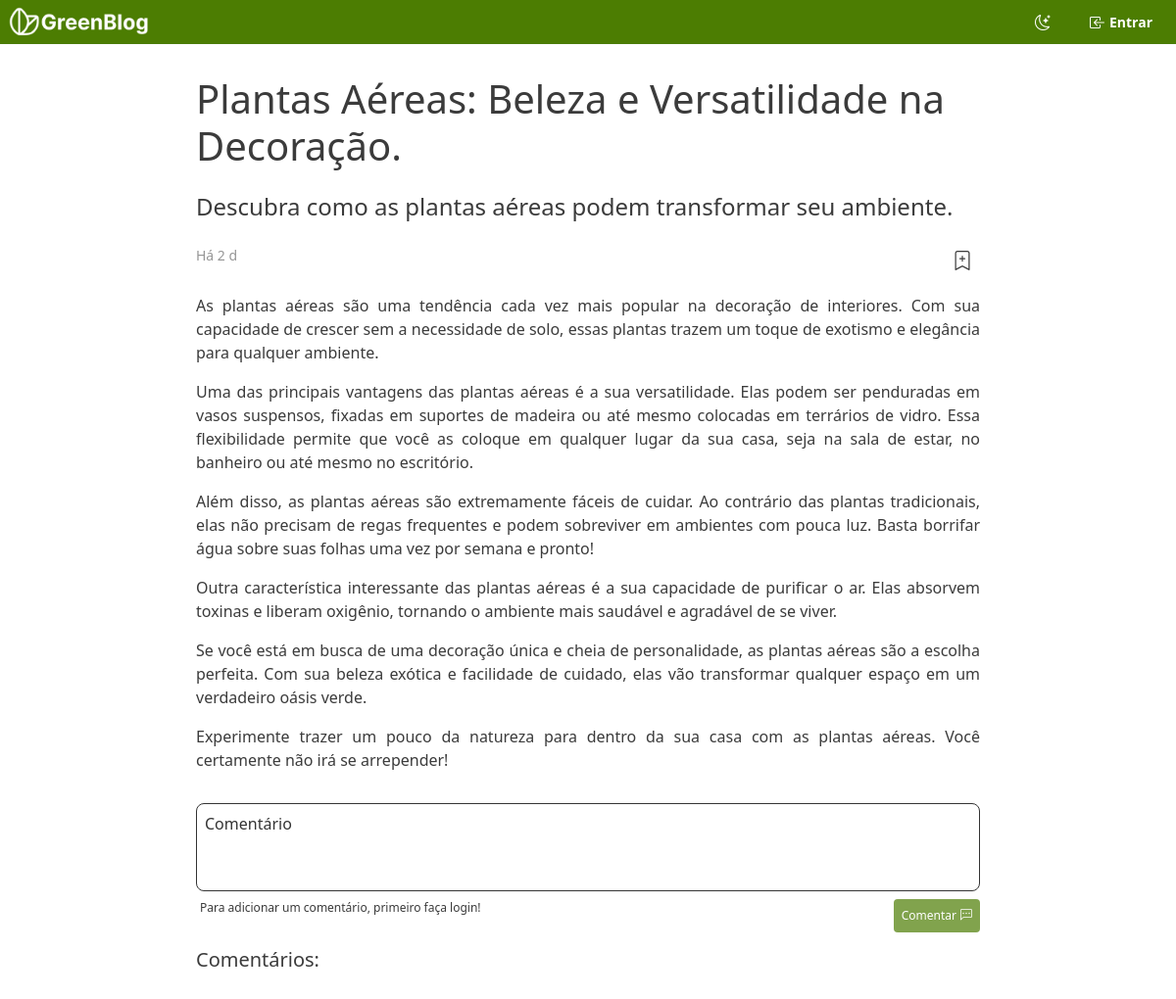
Page /post.php?id=11 on the committed database.
### tables this page shows
CREATE TABLE posts (
        post_id integer primary key autoincrement,
        owner_id int not null references user(user_id),
        title varchar(80),
        subtitle text(100),
        content text,
        created_at timestamp DEFAULT CURRENT_TIMESTAMP
    );

### database/database.php (called while the page is built, shortened)
<?php
$db = new PDO("sqlite:" . DATABASE_PATH);
function get_post_by_id(String $id)
{
	global $db;
	$sql = "--sql
		SELECT * FROM posts WHERE post_id = '$id'
	";
	$query = $db->prepare($sql);
	$query->execute();
	$query = $query->fetch(PDO::FETCH_ASSOC);
	return $query;
}
function calculate_time_diff(String $date_str)
{
	$now = new DateTime('now');
	$date = new DateTime($date_str);
	$diff = $now->diff($date);
	$days = $diff->days;
	if ($days >= 1) {
		return 'Há ' . $days . ' d';
	}
	return '';
}

### post.php (the view, shortened to what this page needs)
<?php
include './database/database.php';
$header = include './header.php';
$post_id = $_GET['id'];
$post = get_post_by_id($post_id);
$date = $post['created_at'];
$created_at = calculate_time_diff($date);
?>
<!DOCTYPE html>
<html lang="pt-br">
<head>
  <link rel="stylesheet" href="/styles/global.css">
  <link rel="stylesheet" href="/styles/posts.css">
</head>
<body>
  <?= $header ?>
  <main id="container">
    <div id="content">
      <h1 class="h1"><?= $post['title'] ?></h1>
      <p class="h4" id="subtitle"><?= $post['subtitle'] ?></p>
      <div id="post_date">
        <span id="created_at">
          <?= $created_at ?>
        </span>
        <button type="submit" id="set_favorite_bt">
          <span id="icon_favorite" class="bi bi-bookmark-plus"></span>
        </button>
      </div>
      <div id="content_body">
        <?= $post['content'] ?>
      </div>
      <form action="/actions/comment.php" method="post" id="form">
        <textarea name="comment" id="comment_field" cols="30" rows="10" disabled required placeholder=Comentário></textarea>
        <div>
          <span>Para adicionar um comentário, primeiro faça login!</span>
          <button id="send_comment_bt" disabled>
            Comentar
            <span class="bi bi-chat-left-dots"></span>
          </button>
        </div>
      </form>
    </div>
    <div id="comments">
      <h5 class="h5">Comentários:</h5>
    </div>
  </main>
</body>
</html>

### styles/global.css (style rules this page uses)
:root { --primary-1: #D6FF97; --primary-2: #4C7D02; --primary-3: #213700; --font-1: #969696; --font-2: #343434; --font-3: #3b3b3b; --alert-1: rgb(238, 108, 68); --white: #FFFFFF; --header-height: 45px }
input, textarea { background-color: var(--back-color-input); color: var(--font-3); border: 1px solid var(--font-2); resize: none; border-radius: 8px; font-size: 16px; padding: 8px; }
input::placeholder, textarea::placeholder { color: var(--font-2); }
body { background-color: var(--back-color); }
* { margin: 0; padding: 0; box-sizing: border-box; color: var(--font-3); transition: .7s; }
button { background-color: var(--white); border: none; padding: 2px 8px; border-radius: 4px; display: flex; justify-content: center; align-items: center; gap: 4px; }
main { width: 100%; height: calc(100vh - var(--header-height)); margin-top: var(--header-height); }
#container { display: flex; flex-direction: column; align-items: center; width: 100%; height: calc(100vh - var(--header-height)); overflow-x: auto; padding: 16px; }

### styles/posts.css (style rules this page uses)
#content { max-width: 800px; width: 100%; display: flex; flex-direction: column; gap: 16px; padding: 16px 0; font-size: 18px; }
textarea { width: 100%; height: 90px; }
#form { display: flex; flex-direction: column; align-items: end; gap: 8px; }
#form>div { width: 100%; display: flex; justify-content: space-between; font-size: 12px; padding-left: 4px; }
#send_comment_bt { padding: 8px; background-color: var(--primary-2); color: var(--white); font-weight: 500; }
#send_comment_bt>span { color: var(--white); }
#send_comment_bt:disabled { opacity: .7; }
#content_body { text-align: justify; line-height: 24px; font-size: 16px; }
#comments { max-width: 800px; width: 100%; display: flex; flex-direction: column; gap: 20px; padding-bottom: 50px; }
#post_date { display: flex; font-size: 14px; font-weight: 500; text-align: start; justify-content: space-between; }
#created_at { color: var(--font-1); }
#set_favorite_bt { background-color: transparent; }
#icon_favorite { font-size: 20px; font-weight: 900 !important; }

### rows in the picture
posts: title "Plantas Aéreas: Beleza e Versatilidade na Decoração.", subtitle "Descubra como as plantas aéreas podem transformar seu ambiente.", created_at "Há 2 d", content "As plantas aéreas são uma tendência cada vez mais popular na decoração de interiores. Com sua capacidade de crescer sem a necessidade de solo, essas plantas trazem um toque de exotismo e elegância para qualquer ambiente. Uma das principais vantagens das plantas aéreas é a sua versatilidade. Elas podem ser penduradas em vasos suspensos, fixadas em suportes de madeira ou até mesmo colocadas em terrários de vidro. Essa flexibilidade permite que você as coloque em qualquer lugar da sua casa, seja na sala de estar, no banheiro ou até mesmo no escritório. Além disso, as plantas aéreas são extremamente fáceis de cuidar. Ao contrário das plantas tradicionais, elas não precisam de regas frequentes e…"
